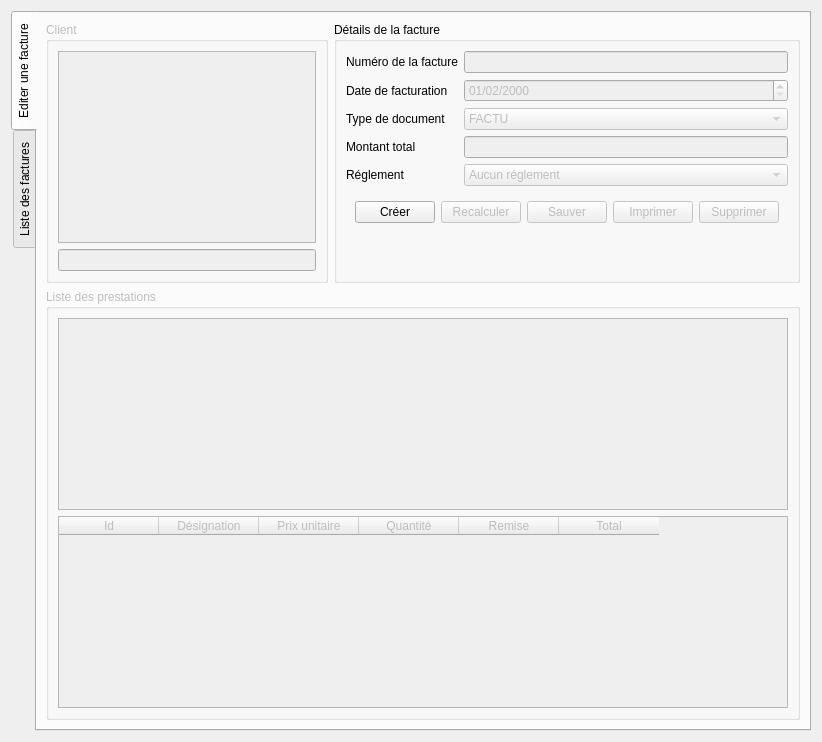
      <widget class="QWidget" name="tFacture">
       <attribute name="title">
        <string>Factures</string>
       </attribute>
       <layout class="QGridLayout" name="gridLayout_7">
        <item row="1" column="0">
         <widget class="QTabWidget" name="tabFacture">
          <property name="tabPosition">
           <enum>QTabWidget::West</enum>
          </property>
          <property name="currentIndex">
           <number>0</number>
          </property>
          <widget class="QWidget" name="tabFact1">
           <attribute name="title">
            <string>Editer une facture</string>
           </attribute>
           <layout class="QGridLayout" name="gridLayout_9">
            <item row="2" column="0" colspan="2">
             <widget class="QGroupBox" name="fArticleGroup">
              <property name="enabled">
               <bool>false</bool>
              </property>
              <property name="minimumSize">
               <size>
                <width>0</width>
                <height>0</height>
               </size>
              </property>
              <property name="title">
               <string>Liste des prestations</string>
              </property>
              <layout class="QGridLayout" name="gridLayout_11">
               <item row="1" column="0">
                <widget class="QTableWidget" name="fArtLink">
                 <column>
                  <property name="text">
                   <string>Id</string>
                  </property>
                 </column>
                 <column>
                  <property name="text">
                   <string>Désignation</string>
                  </property>
                 </column>
                 <column>
                  <property name="text">
                   <string>Prix unitaire</string>
                  </property>
                 </column>
                 <column>
                  <property name="text">
                   <string>Quantité</string>
                  </property>
                 </column>
                 <column>
                  <property name="text">
                   <string>Remise</string>
                  </property>
                 </column>
                 <column>
                  <property name="text">
                   <string>Total</string>
                  </property>
                 </column>
                </widget>
               </item>
               <item row="0" column="0">
                <widget class="QListWidget" name="fArtList"/>
               </item>
              </layout>
             </widget>
            </item>
            <item row="0" column="0">
             <widget class="QGroupBox" name="fClientGroup">
              <property name="enabled">
               <bool>false</bool>
              </property>
              <property name="title">
               <string>Client</string>
              </property>
              <layout class="QGridLayout" name="gridLayout_10">
               <item row="0" column="0">
                <widget class="QListWidget" name="fClientList"/>
               </item>
               <item row="1" column="0">
                <widget class="QLineEdit" name="fClient">
                 <property name="enabled">
                  <bool>false</bool>
                 </property>
                </widget>
               </item>
              </layout>
             </widget>
            </item>
            <item row="0" column="1">
             <widget class="QGroupBox" name="fDetail">
              <property name="sizePolicy">
               <sizepolicy hsizetype="Minimum" vsizetype="Minimum">
                <horstretch>0</horstretch>
                <verstretch>0</verstretch>
               </sizepolicy>
              </property>
              <property name="title">
               <string>Détails de la facture</string>
              </property>
              <layout class="QFormLayout" name="formLayout_7">
               <property name="fieldGrowthPolicy">
                <enum>QFormLayout::AllNonFixedFieldsGrow</enum>
               </property>
               <item row="0" column="0">
                <widget class="QLabel" name="fNumLab">
                 <property name="text">
                  <string>Numéro de la facture</string>
                 </property>
                </widget>
               </item>
               <item row="0" column="1">
                <widget class="QLineEdit" name="fNum">
                 <property name="enabled">
                  <bool>false</bool>
                 </property>
                </widget>
               </item>
               <item row="1" column="0">
                <widget class="QLabel" name="fDateLab">
                 <property name="text">
                  <string>Date de facturation</string>
                 </property>
                </widget>
               </item>
               <item row="1" column="1">
                <widget class="QDateEdit" name="fDate">
                 <property name="enabled">
                  <bool>false</bool>
                 </property>
                 <property name="displayFormat">
                  <string>dd/MM/yyyy</string>
                 </property>
                 <property name="date">
                  <date>
                   <year>2000</year>
                   <month>2</month>
                   <day>1</day>
                  </date>
                 </property>
                </widget>
               </item>
               <item row="2" column="0">
                <widget class="QLabel" name="fTypeLab">
                 <property name="text">
                  <string>Type de document</string>
                 </property>
                </widget>
               </item>
               <item row="2" column="1">
                <widget class="QComboBox" name="fType">
                 <property name="enabled">
                  <bool>false</bool>
                 </property>
                 <item>
                  <property name="text">
                   <string notr="true">FACTU</string>
                  </property>
                 </item>
                 <item>
                  <property name="text">
                   <string notr="true">DEVIS</string>
                  </property>
                 </item>
                </widget>
               </item>
               <item row="3" column="0">
                <widget class="QLabel" name="fMontantLab">
                 <property name="text">
                  <string>Montant total</string>
                 </property>
                </widget>
               </item>
               <item row="3" column="1">
                <widget class="QLineEdit" name="fMontant">
                 <property name="enabled">
                  <bool>false</bool>
                 </property>
                </widget>
               </item>
               <item row="4" column="0">
                <widget class="QLabel" name="fReglLab">
                 <property name="text">
                  <string>Réglement</string>
                 </property>
                </widget>
               </item>
               <item row="4" column="1">
                <widget class="QComboBox" name="fRegl">
                 <property name="enabled">
                  <bool>false</bool>
                 </property>
                 <item>
                  <property name="text">
                   <string>Aucun réglement</string>
                  </property>
                 </item>
                 <item>
                  <property name="text">
                   <string>Espèces</string>
                  </property>
                 </item>
                 <item>
                  <property name="text">
                   <string>Chèque</string>
                  </property>
                 </item>
                 <item>
                  <property name="text">
                   <string>Paypal</string>
                  </property>
                 </item>
                </widget>
               </item>
               <item row="5" column="0" colspan="2">
                <widget class="QFrame" name="frame">
                 <layout class="QGridLayout" name="gridLayout_12">
                  <item row="0" column="1">
                   <widget class="QPushButton" name="fCalc">
                    <property name="enabled">
                     <bool>false</bool>
                    </property>
                    <property name="text">
                     <string>Recalculer</string>
                    </property>
                   </widget>
                  </item>
                  <item row="0" column="2">
                   <widget class="QPushButton" name="fSave">
                    <property name="enabled">
                     <bool>false</bool>
                    </property>
                    <property name="text">
                     <string>Sauver</string>
                    </property>
                   </widget>
                  </item>
                  <item row="0" column="3">
                   <widget class="QPushButton" name="fPrint">
                    <property name="enabled">
                     <bool>false</bool>
                    </property>
                    <property name="text">
                     <string>Imprimer</string>
                    </property>
                   </widget>
                  </item>
                  <item row="0" column="4">
                   <widget class="QPushButton" name="fDel">
                    <property name="enabled">
                     <bool>false</bool>
                    </property>
                    <property name="text">
                     <string>Supprimer</string>
                    </property>
                   </widget>
                  </item>
                  <item row="0" column="0">
                   <widget class="QPushButton" name="fNew">
                    <property name="text">
                     <string>Créer</string>
                    </property>
                   </widget>
                  </item>
                 </layout>
                </widget>
               </item>
              </layout>
             </widget>
            </item>
           </layout>
          </widget>
          <widget class="QWidget" name="tabFact2">
           <attribute name="title">
            <string>Liste des factures</string>
           </attribute>
           <layout class="QGridLayout" name="gridLayout_8">
            <item row="0" column="0">
             <widget class="QListWidget" name="factList"/>
            </item>
           </layout>
          </widget>
         </widget>
        </item>
       </layout>
      </widget>
